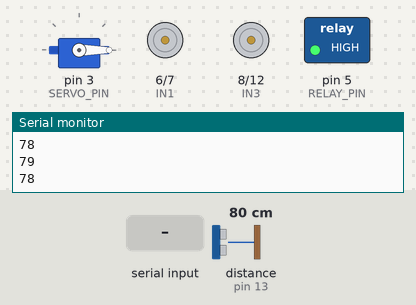
Bench run of a sketch on a simulated Arduino Uno, built with avr-gcc and run on an emulated ATmega328P. On the bench: servo, motor-driver pin pairs drawn as motors (green arrow = first pin HIGH = forward, orange = second pin HIGH = backward, longer = more drive, scaled by the enable pin), switched loads named in the sketch (green lamp = pin HIGH), the last lines printed to the serial monitor. Wiring (inferred from the names in the program): ultrasonic range finder: trigger pin 11; echo pin 13. Inputs (shaded band) come from the test bench; at power-on: distance to the obstacle (sensor on pin 13) 80 cm. The echo pulse lasts 58.3 µs per cm; pins used as bus, display or sensor lines are not drawn.

Above: at 1.2 s.
1.3 s: "CLEAN_START\n" received over Serial
At 2.2 s:
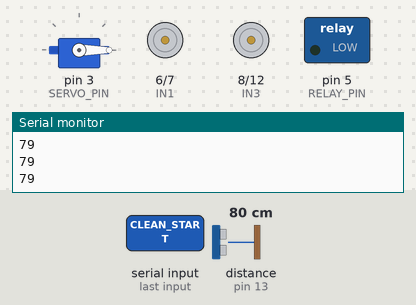
4.3 s: "CLEAN_STOP\n" received over Serial
At 4.6 s:
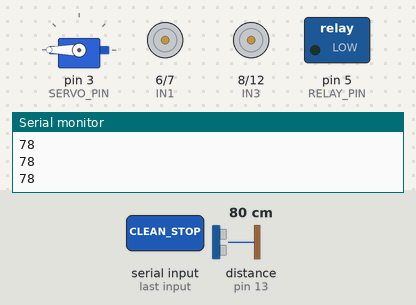
5.8 s: "30,150\n" received over Serial
At 6.6 s:
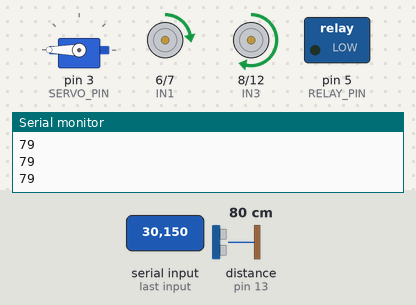
8.3 s: "90,45\n" received over Serial
At 10.5 s:
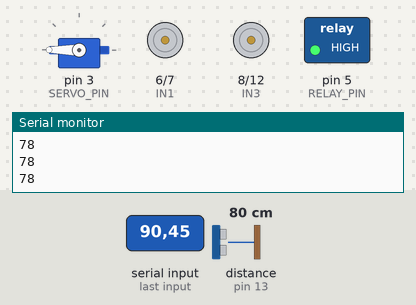
10.8 s: "1,90\n" received over Serial
At 11.6 s:
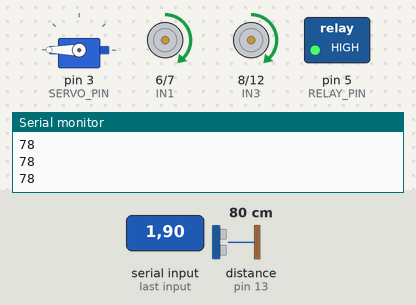
13.3 s: "30,150\n" received over Serial
At 13.7 s:
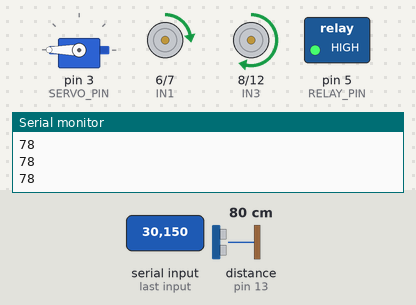
Timing chart, 0 to 16.3 s (numbered marks = the images above; inputs shaded):
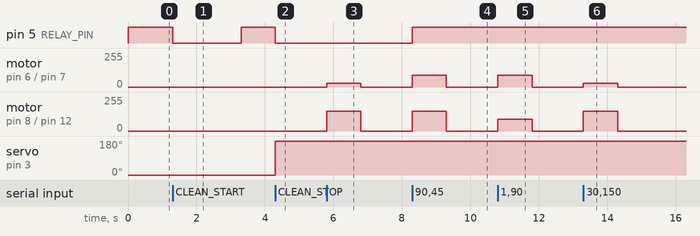

The sketch:

arduino_motor_relay.ino
```cpp
// Clean Bot Arduino Driver
// Controls: 2x DC Motor (L298N), 1x Relay (Pin 5), 1x Servo (Pin 3), 1x Ultrasonic (HC-SR04)
// Communication: Serial at 57600 baud
// Cleaning system: Servo + Relay sequences handled internally

#include <Servo.h>

// --- 1. PIN DEFINITIONS ---

// Left Motor (L)
const int ENA = 9;
const int IN1 = 6;
const int IN2 = 7;

// Right Motor (R)
const int ENB = 10;
const int IN3 = 8;
const int IN4 = 12;

// Ultrasonic
const int TRIG_PIN = 11;
const int ECHO_PIN = 13;

// Relay
const int RELAY_PIN = 5;

// Servo
const int SERVO_PIN = 3;
Servo cleaningServo;

// --- GLOBALS ---
unsigned long lastCommandTime = 0;
unsigned long lastSensorTime = 0;
String inputBuffer = "";

// Cleaning sequence state
bool cleaningSequenceRunning = false;
int cleaningStep = 0;
unsigned long cleaningStepStartTime = 0;
bool isStartSequence = true; // true = start, false = stop

// --- SETUP ---
void setup() {
  Serial.begin(57600);

  // Motors
  pinMode(IN1, OUTPUT); pinMode(IN2, OUTPUT); pinMode(ENA, OUTPUT);
  pinMode(IN3, OUTPUT); pinMode(IN4, OUTPUT); pinMode(ENB, OUTPUT);

  // Ultrasonic
  pinMode(TRIG_PIN, OUTPUT);
  pinMode(ECHO_PIN, INPUT);

  // Relay - start OFF (HIGH for Active Low relay)
  pinMode(RELAY_PIN, OUTPUT);
  digitalWrite(RELAY_PIN, HIGH); // OFF (Active Low)

  // Servo - start at minimum position
  cleaningServo.attach(SERVO_PIN);
  cleaningServo.write(0); // MIN position

  // Stop motors initially
  setMotor(1, 0);
  setMotor(2, 0);

  Serial.println("Arduino Ready");
}

// --- LOOP ---
void loop() {
  unsigned long currentMillis = millis();

  // 1. Read Commands from Serial
  while (Serial.available() > 0) {
    char c = Serial.read();
    if (c == '\n') {
      processCommand(inputBuffer);
      inputBuffer = "";
    } else {
      inputBuffer += c;
    }
  }

  // 2. Safety Watchdog - Stop motors if no command for 1 second
  if (currentMillis - lastCommandTime > 1000) {
    setMotor(1, 0);
    setMotor(2, 0);
  }

  // 3. Run cleaning sequence state machine (non-blocking)
  if (cleaningSequenceRunning) {
    runCleaningSequence(currentMillis);
  }

  // 4. Send Ultrasonic Data at 20Hz
  if (currentMillis - lastSensorTime > 50) {
    long dist = readUltrasonic();
    Serial.println(dist);
    lastSensorTime = currentMillis;
  }
}

// --- CLEANING SEQUENCE STATE MACHINE ---
void runCleaningSequence(unsigned long currentMillis) {
  unsigned long elapsed = currentMillis - cleaningStepStartTime;

  if (isStartSequence) {
    // START sequence: Servo MIN, then Relay ON(2s)->OFF(1s)->ON(0.5s)->OFF
    switch (cleaningStep) {
      case 0: // Servo MIN
        cleaningServo.write(0);
        cleaningStep = 1;
        cleaningStepStartTime = currentMillis;
        break;
      case 1: // Relay ON for 2 seconds
        digitalWrite(RELAY_PIN, LOW); // ON
        if (elapsed >= 2000) {
          cleaningStep = 2;
          cleaningStepStartTime = currentMillis;
        }
        break;
      case 2: // Relay OFF for 1 second
        digitalWrite(RELAY_PIN, HIGH); // OFF
        if (elapsed >= 1000) {
          cleaningStep = 3;
          cleaningStepStartTime = currentMillis;
        }
        break;
      case 3: // Relay ON for 0.5 seconds
        digitalWrite(RELAY_PIN, LOW); // ON
        if (elapsed >= 500) {
          cleaningStep = 4;
          cleaningStepStartTime = currentMillis;
        }
        break;
      case 4: // Relay OFF - done
        digitalWrite(RELAY_PIN, HIGH); // OFF
        cleaningSequenceRunning = false;
        Serial.println("CLEAN_START_DONE");
        break;
    }
  } else {
    // STOP sequence: Servo MAX, then Relay ON(4s)->OFF
    switch (cleaningStep) {
      case 0: // Servo MAX
        cleaningServo.write(180);
        cleaningStep = 1;
        cleaningStepStartTime = currentMillis;
        break;
      case 1: // Relay ON for 4 seconds
        digitalWrite(RELAY_PIN, LOW); // ON
        if (elapsed >= 4000) {
          cleaningStep = 2;
          cleaningStepStartTime = currentMillis;
        }
        break;
      case 2: // Relay OFF - done
        digitalWrite(RELAY_PIN, HIGH); // OFF
        cleaningSequenceRunning = false;
        Serial.println("CLEAN_STOP_DONE");
        break;
    }
  }
}

// --- COMMAND PROCESSING ---
void processCommand(String cmd) {
  cmd.trim();

  // Cleaning commands
  if (cmd == "CLEAN_START") {
    cleaningSequenceRunning = true;
    isStartSequence = true;
    cleaningStep = 0;
    cleaningStepStartTime = millis();
    return;
  }
  if (cmd == "CLEAN_STOP") {
    cleaningSequenceRunning = true;
    isStartSequence = false;
    cleaningStep = 0;
    cleaningStepStartTime = millis();
    return;
  }

  // Motor commands: "pwm_left,pwm_right"
  int commaIndex = cmd.indexOf(',');
  if (commaIndex > 0) {
    int pwmLeft = cmd.substring(0, commaIndex).toInt();
    int pwmRight = cmd.substring(commaIndex + 1).toInt();

    setMotor(1, pwmLeft);
    setMotor(2, pwmRight);
    lastCommandTime = millis();
  }
}

// --- HELPER FUNCTIONS ---
void setMotor(int motorID, int pwm) {
  int inA, inB, enPin;
  if (motorID == 1) { inA = IN1; inB = IN2; enPin = ENA; }
  else              { inA = IN3; inB = IN4; enPin = ENB; }

  // Constrain to PWM range
  if (pwm > 255) pwm = 255;
  if (pwm < -255) pwm = -255;

  if (pwm > 0) {
    digitalWrite(inA, HIGH); digitalWrite(inB, LOW); analogWrite(enPin, pwm);
  } else if (pwm < 0) {
    digitalWrite(inA, LOW); digitalWrite(inB, HIGH); analogWrite(enPin, -pwm);
  } else {
    digitalWrite(inA, LOW); digitalWrite(inB, LOW); analogWrite(enPin, 0);
  }
}

long readUltrasonic() {
  digitalWrite(TRIG_PIN, LOW); delayMicroseconds(2);
  digitalWrite(TRIG_PIN, HIGH); delayMicroseconds(10);
  digitalWrite(TRIG_PIN, LOW);
  long duration = pulseIn(ECHO_PIN, HIGH, 30000);
  if (duration == 0) return 400; // Time out
  return duration * 0.034 / 2;
}
```

Measured:
- after the input at 1.3 s, pin 5 (RELAY_PIN): HIGH → LOW at once, → HIGH 2.0 s later
- after the input at 4.3 s, pin 5 (RELAY_PIN): goes on until 4.3 s, then stays LOW; servo on pin 3 (SERVO_PIN): 0° → 180° at once
- after the input at 5.8 s, motor on pin 6 (IN1) / pin 7 (IN2): stopped → forward 30/255 at once, → stopped 1.0 s later; motor on pin 8 (IN3) / pin 12 (IN4): stopped → forward 150/255 at once, → stopped 1.0 s later
- after the input at 8.3 s, motor on pin 6 (IN1) / pin 7 (IN2): stopped → forward 90/255 at once, → stopped 1.0 s later; motor on pin 8 (IN3) / pin 12 (IN4): stopped → forward 150/255 at once, → stopped 1.0 s later
- after the input at 10.8 s, motor on pin 6 (IN1) / pin 7 (IN2), motor on pin 8 (IN3) / pin 12 (IN4): stopped → forward 90/255 at once, → stopped 1.0 s later
- after the input at 13.3 s, motor on pin 6 (IN1) / pin 7 (IN2): stopped → forward 30/255 at once, → stopped 1.0 s later; motor on pin 8 (IN3) / pin 12 (IN4): stopped → forward 150/255 at once, → stopped 1.0 s later
